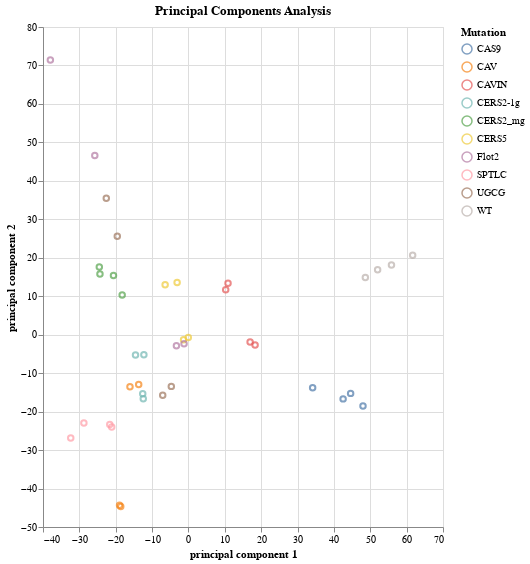

The code cell stored with this chart in its notebook:
### Code cell
# chart principal components
click = alt.selection_point(fields=['Mutation'])

pca= alt.Chart(df_pca).mark_point().encode(
    x='principal component 1:Q',
    y='principal component 2:Q',
    color=alt.condition(click, 'Mutation:N', alt.value('lightgray')),
    tooltip=['Exp', 'Mutation']
).properties(
    width=400,
    height=500,
    title='Principal Components Analysis'
).add_params(
    click
)

pca

### Figure 1 — Vega-Lite specification as saved in the notebook (floating-point values rounded to 4 significant figures)
{"config": {"view": {"continuousWidth": 300, "continuousHeight": 300}}, "data": {"name": "data-7e37dd41d7b3d608e0996a7aef2af664"}, "mark": {"type": "point"}, "encoding": {"color": {"condition": {"param": "param_1", "field": "Mutation", "type": "nominal"}, "value": "lightgray"}, "tooltip": [{"field": "Exp", "type": "nominal"}, {"field": "Mutation", "type": "nominal"}], "x": {"field": "principal component 1", "type": "quantitative"}, "y": {"field": "principal component 2", "type": "quantitative"}}, "height": 500, "params": [{"name": "param_1", "select": {"type": "point", "fields": ["Mutation"]}}], "title": "Principal Components Analysis", "width": 400, "$schema": "https://vega.github.io/schema/vega-lite/v5.20.1.json", "datasets": {"data-7e37dd41d7b3d608e0996a7aef2af664": [{"principal component 1": 42.53, "principal component 2": -16.69, "principal component 3": 45.57, "principal component 4": 15.92, "principal component 5": 17.87, "principal component 6": -1.706, "principal component 7": -7.373, "principal component 8": -4.474, "principal component 9": -1.494, "principal component 10": 9.135, "Exp": "CAS9-A", "Mutation": "CAS9"}, {"principal component 1": 44.6, "principal component 2": -15.26, "principal component 3": 43.05, "principal component 4": 16.53, "principal component 5": 10.32, "principal component 6": -3.092, "principal component 7": -12.74, "principal component 8": -6.162, "principal component 9": 60.49, "principal component 10": 20.22, "Exp": "CAS9-A.1", "Mutation": "CAS9"}, {"principal component 1": 48.0, "principal component 2": -18.52, "principal component 3": 39.72, "principal component 4": 38.01, "principal component 5": 23.35, "principal component 6": 0.4364, "principal component 7": 0.2605, "principal component 8": -2.088, "principal component 9": -37.3, "principal component 10": -16.0, "Exp": "CAS9-B", "Mutation": "CAS9"}, {"principal component 1": 34.15, "principal component 2": -13.78, "principal component 3": 27.35, "principal component 4": 26.34, "principal component 5": 13.66, "principal component 6": -4.952, "principal component 7": 0.5025, "principal component 8": 1.575, "principal component 9": -19.73, "principal component 10": -6.805, "Exp": "CAS9-B.1", "Mutation": "CAS9"}, {"principal component 1": -13.68, "principal component 2": -12.93, "principal component 3": -8.465, "principal component 4": 3.709, "principal component 5": 10.21, "principal component 6": 31.01, "principal component 7": 24.89, "principal component 8": 20.42, "principal component 9": 5.476, "principal component 10": -5.851, "Exp": "CAV_A", "Mutation": "CAV"}, {"principal component 1": -16.08, "principal component 2": -13.52, "principal component 3": -8.642, "principal component 4": 1.274, "principal component 5": 9.745, "principal component 6": 30.12, "principal component 7": 23.82, "principal component 8": 11.23, "principal component 9": 4.155, "principal component 10": -3.678, "Exp": "CAV_A.1", "Mutation": "CAV"}, {"principal component 1": -18.95, "principal component 2": -44.33, "principal component 3": 24.16, "principal component 4": -53.63, "principal component 5": 0.5411, "principal component 6": 27.23, "principal component 7": -12.03, "principal component 8": -17.09, "principal component 9": -6.229, "principal component 10": 0.7235, "Exp": "CAV_B", "Mutation": "CAV"}, {"principal component 1": -18.62, "principal component 2": -44.64, "principal component 3": 22.06, "principal component 4": -51.33, "principal component 5": 1.093, "principal component 6": 26.01, "principal component 7": -11.77, "principal component 8": -5.836, "principal component 9": -6.748, "principal component 10": -2.42, "Exp": "CAV_B.1", "Mutation": "CAV"}, {"principal component 1": 10.88, "principal component 2": 13.4, "principal component 3": -1.968, "principal component 4": 0.3353, "principal component 5": 4.188, "principal component 6": 20.61, "principal component 7": 17.51, "principal component 8": 2.105, "principal component 9": 2.239, "principal component 10": 7.432, "Exp": "CAVIN_A", "Mutation": "CAVIN"}, {"principal component 1": 10.25, "principal component 2": 11.69, "principal component 3": -3.985, "principal component 4": -2.215, "principal component 5": -0.4519, "principal component 6": 18.22, "principal component 7": 19.08, "principal component 8": 1.08, "principal component 9": 1.279, "principal component 10": 9.594, "Exp": "CAVIN_A.1", "Mutation": "CAVIN"}, {"principal component 1": 16.95, "principal component 2": -1.878, "principal component 3": -15.44, "principal component 4": 2.295, "principal component 5": -1.632, "principal component 6": 15.02, "principal component 7": 14.15, "principal component 8": 16.47, "principal component 9": 10.58, "principal component 10": -3.691, "Exp": "CAVIN_B", "Mutation": "CAVIN"}, {"principal component 1": 18.33, "principal component 2": -2.705, "principal component 3": -14.0, "principal component 4": 2.683, "principal component 5": -0.5058, "principal component 6": 16.44, "principal component 7": 14.92, "principal component 8": 15.65, "principal component 9": 10.43, "principal component 10": -1.994, "Exp": "CAVIN_B.1", "Mutation": "CAVIN"}, {"principal component 1": -24.34, "principal component 2": 15.75, "principal component 3": -5.957, "principal component 4": -0.212, "principal component 5": 16.25, "principal component 6": -10.24, "principal component 7": -2.036, "principal component 8": -8.251, "principal component 9": 1.105, "principal component 10": 11.65, "Exp": "CERS2_mg-A", "Mutation": "CERS2_mg"}, {"principal component 1": -24.52, "principal component 2": 17.59, "principal component 3": -4.618, "principal component 4": 0.08833, "principal component 5": 13.54, "principal component 6": -9.846, "principal component 7": -0.5533, "principal component 8": -7.185, "principal component 9": -2.479, "principal component 10": 11.28, "Exp": "CERS2_mg-A.1", "Mutation": "CERS2_mg"}, {"principal component 1": -20.62, "principal component 2": 15.37, "principal component 3": -10.72, "principal component 4": 2.776, "principal component 5": 21.34, "principal component 6": -6.83, "principal component 7": -5.661, "principal component 8": -14.16, "principal component 9": 2.654, "principal component 10": 3.285, "Exp": "CERS2_mg-B", "Mutation": "CERS2_mg"}, {"principal component 1": -18.23, "principal component 2": 10.3, "principal component 3": -12.31, "principal component 4": 0.5926, "principal component 5": 21.75, "principal component 6": -8.049, "principal component 7": 1.464, "principal component 8": -12.57, "principal component 9": 2.169, "principal component 10": 5.663, "Exp": "CERS2_mg-B.1", "Mutation": "CERS2_mg"}, {"principal component 1": -12.26, "principal component 2": -5.219, "principal component 3": -20.01, "principal component 4": 2.509, "principal component 5": 5.882, "principal component 6": -13.7, "principal component 7": 0.8228, "principal component 8": 1.438, "principal component 9": 1.982, "principal component 10": -2.627, "Exp": "CERS2-1g_A", "Mutation": "CERS2-1g"}, {"principal component 1": -14.56, "principal component 2": -5.293, "principal component 3": -19.4, "principal component 4": 0.9066, "principal component 5": 1.713, "principal component 6": -14.4, "principal component 7": -2.55, "principal component 8": 0.1326, "principal component 9": 2.026, "principal component 10": -1.779, "Exp": "CERS2-1g_A.1", "Mutation": "CERS2-1g"}, {"principal component 1": -12.57, "principal component 2": -15.37, "principal component 3": -5.25, "principal component 4": -22.74, "principal component 5": 15.08, "principal component 6": -22.9, "principal component 7": -7.293, "principal component 8": 1.418, "principal component 9": -4.332, "principal component 10": 0.494, "Exp": "CERS2-1g_B", "Mutation": "CERS2-1g"}, {"principal component 1": -12.42, "principal component 2": -16.66, "principal component 3": -1.438, "principal component 4": -25.02, "principal component 5": 10.69, "principal component 6": -28.28, "principal component 7": -10.33, "principal component 8": 5.815, "principal component 9": -0.2598, "principal component 10": -0.8793, "Exp": "CERS2-1g_B.1", "Mutation": "CERS2-1g"}, {"principal component 1": -0.04541, "principal component 2": -0.7085, "principal component 3": -21.07, "principal component 4": 1.7, "principal component 5": 18.27, "principal component 6": -5.676, "principal component 7": 5.207, "principal component 8": -4.325, "principal component 9": -1.885, "principal component 10": -1.271, "Exp": "CERS5-A", "Mutation": "CERS5"}, {"principal component 1": -1.346, "principal component 2": -1.307, "principal component 3": -21.96, "principal component 4": 3.072, "principal component 5": 20.4, "principal component 6": -5.441, "principal component 7": 4.22, "principal component 8": -4.494, "principal component 9": -2.374, "principal component 10": 0.1938, "Exp": "CERS5-A.1", "Mutation": "CERS5"}, {"principal component 1": -6.41, "principal component 2": 13.01, "principal component 3": -6.965, "principal component 4": -3.213, "principal component 5": 15.86, "principal component 6": -5.148, "principal component 7": 2.203, "principal component 8": -9.283, "principal component 9": -4.172, "principal component 10": 8.508, "Exp": "CERS5-B", "Mutation": "CERS5"}, {"principal component 1": -3.116, "principal component 2": 13.57, "principal component 3": -8.905, "principal component 4": -3.558, "principal component 5": 20.69, "principal component 6": -2.205, "principal component 7": 6.69, "principal component 8": -11.09, "principal component 9": -3.324, "principal component 10": 7.808, "Exp": "CERS5-B.1", "Mutation": "CERS5"}, {"principal component 1": -25.75, "principal component 2": 46.61, "principal component 3": 12.34, "principal component 4": 4.237, "principal component 5": 5.367, "principal component 6": 10.36, "principal component 7": -4.668, "principal component 8": -5.671, "principal component 9": 2.989, "principal component 10": -2.06, "Exp": "Flot2-A", "Mutation": "Flot2"}, {"principal component 1": -37.97, "principal component 2": 71.41, "principal component 3": 27.19, "principal component 4": 8.905, "principal component 5": 4.17, "principal component 6": 31.91, "principal component 7": -49.58, "principal component 8": 20.27, "principal component 9": 0.234, "principal component 10": -18.93, "Exp": "Flot2-A.1", "Mutation": "Flot2"}, {"principal component 1": -3.307, "principal component 2": -2.853, "principal component 3": -17.38, "principal component 4": 6.691, "principal component 5": 10.59, "principal component 6": -11.5, "principal component 7": -0.555, "principal component 8": 5.351, "principal component 9": 1.277, "principal component 10": -9.277, "Exp": "Flot2-B", "Mutation": "Flot2"}, {"principal component 1": -1.216, "principal component 2": -2.332, "principal component 3": -18.91, "principal component 4": 7.55, "principal component 5": 8.656, "principal component 6": -12.16, "principal component 7": -1.321, "principal component 8": 3.479, "principal component 9": -0.4992, "principal component 10": -9.283, "Exp": "Flot2-B.1", "Mutation": "Flot2"}, {"principal component 1": -28.76, "principal component 2": -22.96, "principal component 3": -10.16, "principal component 4": 27.34, "principal component 5": -30.56, "principal component 6": 2.396, "principal component 7": -7.429, "principal component 8": -7.62, "principal component 9": 3.347, "principal component 10": 1.072, "Exp": "SPTLC_A", "Mutation": "SPTLC"}, {"principal component 1": -32.37, "principal component 2": -26.83, "principal component 3": -10.92, "principal component 4": 38.04, "principal component 5": -45.86, "principal component 6": 6.358, "principal component 7": -20.45, "principal component 8": -22.65, "principal component 9": -2.893, "principal component 10": 12.78, "Exp": "SPTLC_A.1", "Mutation": "SPTLC"}, {"principal component 1": -21.64, "principal component 2": -23.36, "principal component 3": -10.52, "principal component 4": 27.62, "principal component 5": -19.91, "principal component 6": 3.344, "principal component 7": -1.784, "principal component 8": -0.9006, "principal component 9": -3.034, "principal component 10": -2.127, "Exp": "SPTLC_B", "Mutation": "SPTLC"}, {"principal component 1": -21.1, "principal component 2": -24.02, "principal component 3": -11.31, "principal component 4": 28.44, "principal component 5": -20.34, "principal component 6": 8.655, "principal component 7": 1.357, "principal component 8": 1.606, "principal component 9": -2.675, "principal component 10": -1.21, "Exp": "SPTLC_B.1", "Mutation": "SPTLC"}, {"principal component 1": -19.57, "principal component 2": 25.62, "principal component 3": 39.96, "principal component 4": -10.38, "principal component 5": -30.54, "principal component 6": -14.75, "principal component 7": 17.51, "principal component 8": 29.3, "principal component 9": -23.07, "principal component 10": 51.82, "Exp": "UGCG-A", "Mutation": "UGCG"}, {"principal component 1": -22.6, "principal component 2": 35.49, "principal component 3": 51.97, "principal component 4": -11.14, "principal component 5": -33.89, "principal component 6": -17.46, "principal component 7": 44.93, "principal component 8": -33.98, "principal component 9": 8.843, "principal component 10": -33.47, "Exp": "UGCG-A.1", "Mutation": "UGCG"}, {"principal component 1": -7.077, "principal component 2": -15.77, "principal component 3": 10.33, "principal component 4": -10.86, "principal component 5": -14.0, "principal component 6": -26.27, "principal component 7": -5.32, "principal component 8": 29.35, "principal component 9": 6.817, "principal component 10": -17.97, "Exp": "UGCG-B", "Mutation": "UGCG"}, {"principal component 1": -4.715, "principal component 2": -13.44, "principal component 3": 11.16, "principal component 4": -8.413, "principal component 5": -16.95, "principal component 6": -29.2, "principal component 7": -3.722, "principal component 8": 31.26, "principal component 9": 9.742, "principal component 10": -17.67, "Exp": "UGCG-B.1", "Mutation": "UGCG"}, {"principal component 1": 55.83, "principal component 2": 18.12, "principal component 3": -25.47, "principal component 4": -14.35, "principal component 5": -16.24, "principal component 6": 3.237, "principal component 7": -3.571, "principal component 8": -4.923, "principal component 9": -3.884, "principal component 10": 1.603, "Exp": "WT_A", "Mutation": "WT"}, {"principal component 1": 61.66, "principal component 2": 20.66, "principal component 3": -25.03, "principal component 4": -13.81, "principal component 5": -24.34, "principal component 6": 8.951, "principal component 7": -5.413, "principal component 8": -3.107, "principal component 9": -4.837, "principal component 10": -5.037, "Exp": "WT_A.1", "Mutation": "WT"}, {"principal component 1": 52.02, "principal component 2": 16.9, "principal component 3": -17.84, "principal component 4": -18.49, "principal component 5": -25.41, "principal component 6": -2.872, "principal component 7": -14.27, "principal component 8": -8.07, "principal component 9": -4.27, "principal component 10": -0.712, "Exp": "WT_B", "Mutation": "WT"}, {"principal component 1": 48.64, "principal component 2": 14.89, "principal component 3": -16.22, "principal component 4": -18.21, "principal component 5": -20.58, "principal component 6": -3.621, "principal component 7": -9.132, "principal component 8": -4.012, "principal component 9": -2.35, "principal component 10": 1.47, "Exp": "WT_B.1", "Mutation": "WT"}]}}
